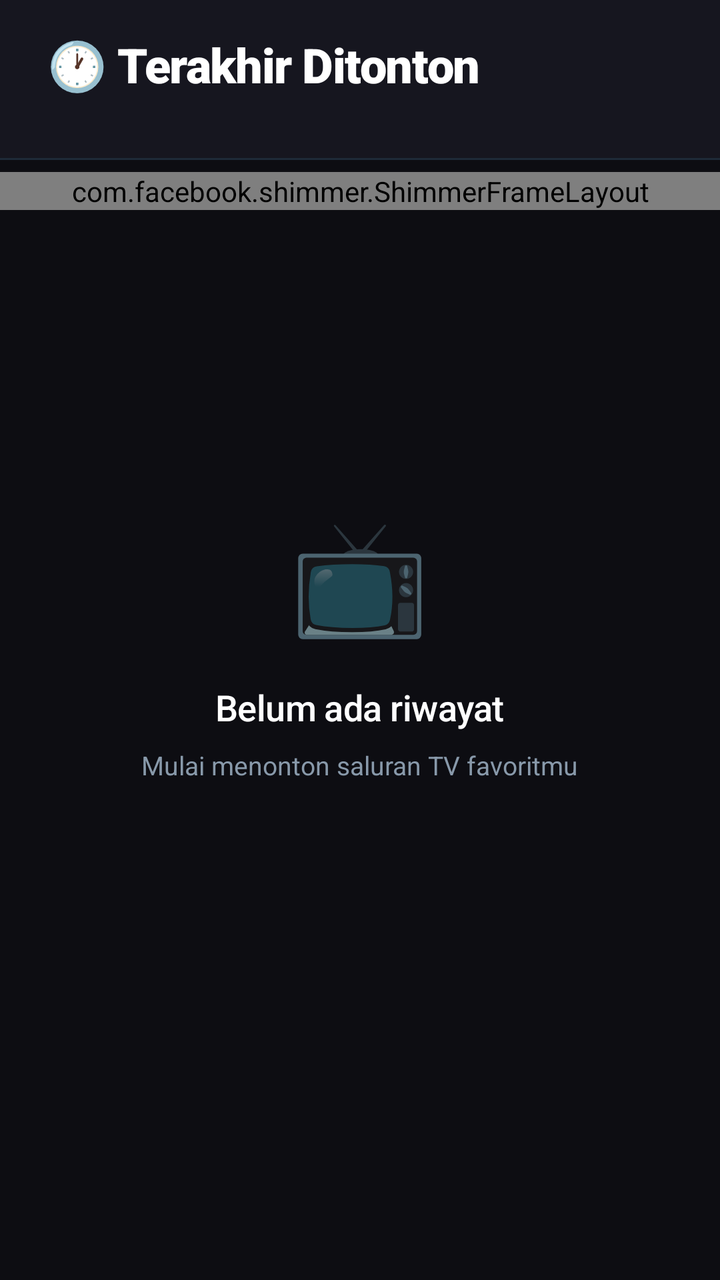
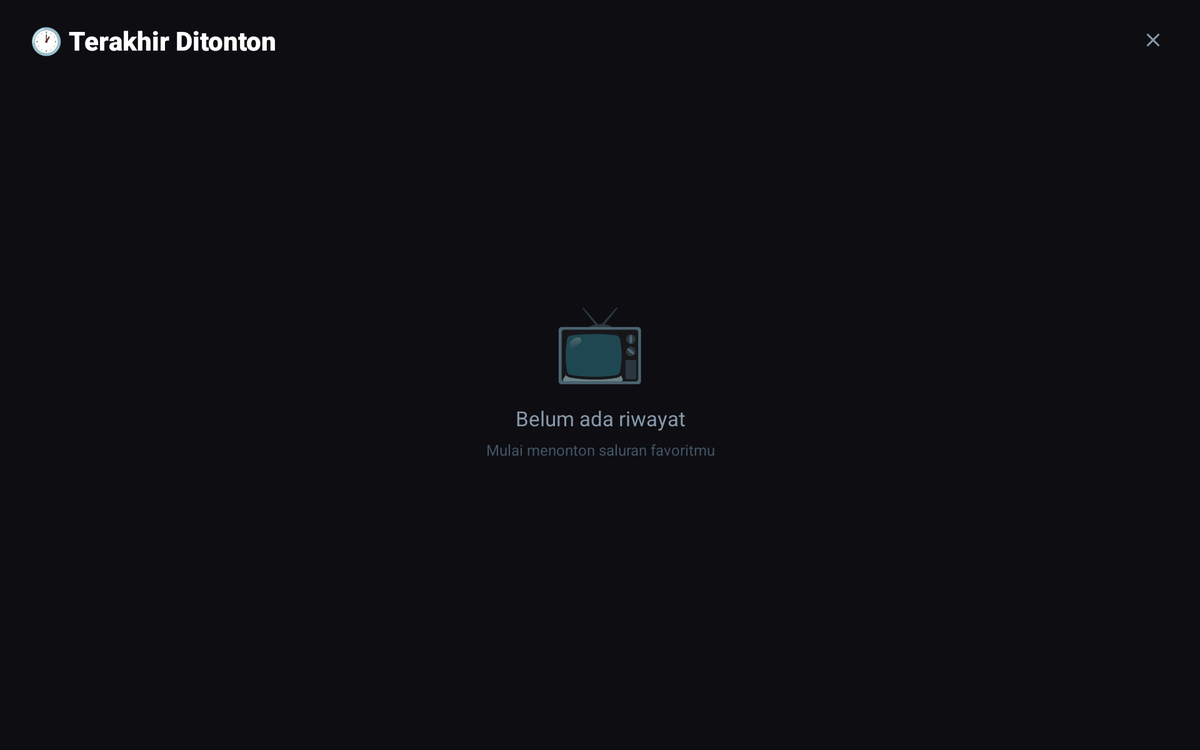

Compare how this app lays out the same screen by default and in its alternative resource folder. The renders come first, then the two layout files and the values they reference.
<!-- AndroidManifest.xml: application theme Theme.OrbixTV -->
<!-- res/layout/fragment_recent.xml -->
<?xml version="1.0" encoding="utf-8"?>
<FrameLayout
    xmlns:android="http://schemas.android.com/apk/res/android"
    android:layout_width="match_parent"
    android:layout_height="match_parent"
    android:background="@color/bg_dark">

    <LinearLayout
        android:layout_width="match_parent"
        android:layout_height="match_parent"
        android:orientation="vertical">

        
        <LinearLayout
            android:layout_width="match_parent"
            android:layout_height="wrap_content"
            android:orientation="vertical"
            android:background="@color/bg_surface">

            <LinearLayout
                android:layout_width="match_parent"
                android:layout_height="wrap_content"
                android:orientation="horizontal"
                android:gravity="center_vertical"
                android:paddingHorizontal="@dimen/content_padding"
                android:paddingTop="16dp"
                android:paddingBottom="14dp">

                <LinearLayout
                    android:layout_width="0dp"
                    android:layout_height="wrap_content"
                    android:layout_weight="1"
                    android:orientation="vertical">

                    <TextView
                        android:id="@+id/tv_recent_title"
                        android:layout_width="wrap_content"
                        android:layout_height="wrap_content"
                        android:text="@string/recent_title"
                        android:textColor="@color/white"
                        android:textSize="24sp"
                        android:fontFamily="sans-serif-black"
                        android:letterSpacing="-0.02" />

                    <TextView
                        android:id="@+id/tv_recent_count"
                        android:layout_width="wrap_content"
                        android:layout_height="wrap_content"
                        android:textColor="@color/text_secondary"
                        android:textSize="11sp"
                        android:layout_marginTop="2dp" />
                </LinearLayout>

                <ImageButton
                    android:id="@+id/btn_clear_history"
                    android:layout_width="@dimen/touch_target"
                    android:layout_height="@dimen/touch_target"
                    android:src="@drawable/ic_close"
                    android:background="?attr/selectableItemBackgroundBorderless"
                    android:tint="@color/text_secondary"
                    android:contentDescription="@string/clear_history"
                    android:visibility="gone" />
            </LinearLayout>

            <View
                android:layout_width="match_parent"
                android:layout_height="1dp"
                android:background="@color/divider" />

        </LinearLayout>

        
        <com.facebook.shimmer.ShimmerFrameLayout
            android:id="@+id/shimmer_recent"
            android:layout_width="match_parent"
            android:layout_height="wrap_content"
            android:layout_marginTop="6dp"
            android:visibility="visible">

            <LinearLayout
                android:layout_width="match_parent"
                android:layout_height="wrap_content"
                android:orientation="vertical"
                android:paddingTop="4dp">

                <include layout="@layout/item_channel_skeleton" />
                <include layout="@layout/item_channel_skeleton" />
                <include layout="@layout/item_channel_skeleton" />
                <include layout="@layout/item_channel_skeleton" />

            </LinearLayout>
        </com.facebook.shimmer.ShimmerFrameLayout>

        <androidx.recyclerview.widget.RecyclerView
            android:id="@+id/rv_recent"
            android:layout_width="match_parent"
            android:layout_height="0dp"
            android:layout_weight="1"
            android:scrollbars="none"
            android:clipToPadding="false"
            android:paddingTop="6dp"
            android:paddingBottom="80dp"
            android:visibility="gone" />
    </LinearLayout>

    
    <LinearLayout
        android:id="@+id/empty_state"
        android:layout_width="wrap_content"
        android:layout_height="wrap_content"
        android:layout_gravity="center"
        android:orientation="vertical"
        android:gravity="center"
        android:paddingHorizontal="40dp">

        <TextView
            android:layout_width="wrap_content"
            android:layout_height="wrap_content"
            android:text="📺"
            android:textSize="56sp" />

        <TextView
            android:layout_width="wrap_content"
            android:layout_height="wrap_content"
            android:layout_marginTop="18dp"
            android:text="@string/recent_empty_title"
            android:textColor="@color/white"
            android:textSize="18sp"
            android:fontFamily="sans-serif-medium"
            android:gravity="center"
            android:letterSpacing="-0.01" />

        <TextView
            android:layout_width="wrap_content"
            android:layout_height="wrap_content"
            android:layout_marginTop="8dp"
            android:text="@string/recent_empty_hint"
            android:textColor="@color/text_secondary"
            android:textSize="13sp"
            android:gravity="center"
            android:lineSpacingMultiplier="1.5" />
    </LinearLayout>

</FrameLayout>
<!-- res/layout/item_channel_skeleton.xml (included above) -->
<?xml version="1.0" encoding="utf-8"?>
<androidx.cardview.widget.CardView
    xmlns:android="http://schemas.android.com/apk/res/android"
    xmlns:app="http://schemas.android.com/apk/res-auto"
    android:layout_width="match_parent"
    android:layout_height="wrap_content"
    android:layout_marginHorizontal="@dimen/channel_item_margin_h"
    android:layout_marginVertical="@dimen/channel_item_margin_v"
    app:cardBackgroundColor="@color/bg_card"
    app:cardCornerRadius="@dimen/channel_card_radius"
    app:cardElevation="0dp">

    <LinearLayout
        android:layout_width="match_parent"
        android:layout_height="wrap_content"
        android:orientation="horizontal"
        android:gravity="center_vertical"
        android:paddingStart="@dimen/channel_item_padding_h"
        android:paddingEnd="14dp"
        android:paddingVertical="@dimen/channel_item_padding_v">

        
        <FrameLayout
            android:layout_width="@dimen/channel_logo_size"
            android:layout_height="@dimen/channel_logo_size">
            <View
                android:layout_width="match_parent"
                android:layout_height="match_parent"
                android:background="@drawable/bg_skeleton_circle"/>
        </FrameLayout>

        <LinearLayout
            android:layout_width="0dp"
            android:layout_height="wrap_content"
            android:layout_weight="1"
            android:layout_marginStart="12dp"
            android:orientation="vertical">

            <View
                android:layout_width="120dp"
                android:layout_height="13dp"
                android:background="@drawable/bg_skeleton"/>

            <View
                android:layout_width="70dp"
                android:layout_height="10dp"
                android:layout_marginTop="6dp"
                android:background="@drawable/bg_skeleton"
                android:alpha="0.55"/>
        </LinearLayout>

        
        <View
            android:layout_width="32dp"
            android:layout_height="18dp"
            android:background="@drawable/bg_skeleton"
            android:alpha="0.45"/>

    </LinearLayout>
</androidx.cardview.widget.CardView>
<!-- resources referenced by this layout -->
<resources>
  <color name="bg_card">#1E1E2C</color>
  <color name="bg_dark">#0D0D12</color>
  <color name="bg_surface">#16161F</color>
  <color name="divider">#1E2A38</color>
  <color name="text_secondary">#8899AA</color>
  <color name="white">#FFFFFF</color>
  <dimen name="channel_card_radius">14dp</dimen>
  <dimen name="channel_item_margin_h">12dp</dimen>
  <dimen name="channel_item_margin_v">4dp</dimen>
  <dimen name="channel_item_padding_h">18dp</dimen>
  <dimen name="channel_item_padding_v">14dp</dimen>
  <dimen name="channel_logo_size">60dp</dimen>
  <dimen name="content_padding">24dp</dimen>
  <dimen name="touch_target">52dp</dimen>
  <!-- drawable bg_skeleton (drawable) -->
  <?xml version="1.0" encoding="utf-8"?>
  <shape xmlns:android="http://schemas.android.com/apk/res/android">
      <solid android:color="#141E32" />
      <corners android:radius="8dp" />
  </shape>
  <!-- drawable bg_skeleton_circle (drawable) -->
  <?xml version="1.0" encoding="utf-8"?>
  <shape xmlns:android="http://schemas.android.com/apk/res/android"
      android:shape="oval">
      <solid android:color="#141E32" />
  </shape>
  <!-- drawable ic_close (drawable) -->
  <vector xmlns:android="http://schemas.android.com/apk/res/android" android:width="24dp" android:height="24dp" android:viewportWidth="24" android:viewportHeight="24">
    <path android:fillColor="#99AABB" android:pathData="M19,6.41L17.59,5 12,10.59 6.41,5 5,6.41 10.59,12 5,17.59 6.41,19 12,13.41 17.59,19 19,17.59 13.41,12z"/>
  </vector>
  <string name="clear_history">Hapus riwayat</string>
  <string name="recent_empty_hint">Mulai menonton saluran TV favoritmu</string>
  <string name="recent_empty_title">Belum ada riwayat</string>
  <string name="recent_title">🕐 Terakhir Ditonton</string>
  <style name="Theme.OrbixTV" parent="Theme.MaterialComponents.DayNight.NoActionBar">
          <item name="colorPrimary">@color/accent_blue</item>
          <item name="colorPrimaryDark">@color/bg_dark</item>
          <item name="colorAccent">@color/accent_blue</item>
          <item name="android:windowBackground">@color/bg_dark</item>
          <item name="android:statusBarColor">@color/bg_surface</item>
          <item name="android:navigationBarColor">@color/bg_surface</item>
          <item name="android:textColorPrimary">@color/white</item>
          <item name="android:textColorSecondary">@color/text_secondary</item>
      </style>
  <color name="accent_blue">#4D9EFF</color>
</resources>
<!-- res/layout-sw720dp/fragment_recent.xml (the repository's variant of the layout above) -->
<!-- drawn on a large tablet held sideways -->
<?xml version="1.0" encoding="utf-8"?>
<FrameLayout
    xmlns:android="http://schemas.android.com/apk/res/android"
    android:layout_width="match_parent"
    android:layout_height="match_parent"
    android:background="@color/bg_dark">

    <LinearLayout
        android:layout_width="match_parent"
        android:layout_height="match_parent"
        android:orientation="vertical">

        
        <LinearLayout
            android:layout_width="match_parent"
            android:layout_height="wrap_content"
            android:orientation="horizontal"
            android:gravity="center_vertical"
            android:layout_marginStart="32dp"
            android:layout_marginEnd="32dp"
            android:layout_marginTop="24dp"
            android:layout_marginBottom="12dp">

            <TextView
                android:id="@+id/tv_recent_title"
                android:layout_width="0dp"
                android:layout_height="wrap_content"
                android:layout_weight="1"
                android:text="🕐 Terakhir Ditonton"
                android:textColor="@color/white"
                android:textSize="28sp"
                android:fontFamily="sans-serif-black" />

            
            <TextView
                android:id="@+id/tv_recent_count"
                android:layout_width="wrap_content"
                android:layout_height="wrap_content"
                android:textColor="@color/text_secondary"
                android:textSize="14sp"
                android:layout_marginEnd="8dp" />

            
            <ImageButton
                android:id="@+id/btn_clear_history"
                android:layout_width="36dp"
                android:layout_height="36dp"
                android:src="@drawable/ic_close"
                android:background="?attr/selectableItemBackgroundBorderless"
                android:tint="@color/text_secondary"
                android:contentDescription="Hapus riwayat" />
        </LinearLayout>

        <androidx.recyclerview.widget.RecyclerView
            android:id="@+id/rv_recent"
            android:layout_width="match_parent"
            android:layout_height="0dp"
            android:layout_weight="1"
            android:paddingHorizontal="16dp"
            android:clipToPadding="false"
            android:focusable="true"
            android:focusableInTouchMode="true"
            android:descendantFocusability="afterDescendants"
            android:defaultFocusHighlightEnabled="false"
            android:visibility="gone" />
    </LinearLayout>

    <LinearLayout
        android:id="@+id/empty_state"
        android:layout_width="wrap_content"
        android:layout_height="wrap_content"
        android:layout_gravity="center"
        android:orientation="vertical"
        android:gravity="center">

        <TextView
            android:layout_width="wrap_content"
            android:layout_height="wrap_content"
            android:text="📺"
            android:textSize="80sp" />

        <TextView
            android:layout_width="wrap_content"
            android:layout_height="wrap_content"
            android:layout_marginTop="16dp"
            android:text="Belum ada riwayat"
            android:textColor="@color/text_secondary"
            android:textSize="22sp"
            android:gravity="center" />

        <TextView
            android:layout_width="wrap_content"
            android:layout_height="wrap_content"
            android:layout_marginTop="8dp"
            android:text="Mulai menonton saluran favoritmu"
            android:textColor="@color/text_hint"
            android:textSize="16sp"
            android:gravity="center" />
    </LinearLayout>

</FrameLayout>
<!-- resources referenced by the variant -->
<!-- as a large tablet held sideways resolves them -->
<resources>
  <color name="bg_dark">#0D0D12</color>
  <color name="text_hint">#445566</color>
  <color name="text_secondary">#8899AA</color>
  <color name="white">#FFFFFF</color>
  <!-- drawable ic_close (drawable) -->
  <vector xmlns:android="http://schemas.android.com/apk/res/android" android:width="24dp" android:height="24dp" android:viewportWidth="24" android:viewportHeight="24">
    <path android:fillColor="#99AABB" android:pathData="M19,6.41L17.59,5 12,10.59 6.41,5 5,6.41 10.59,12 5,17.59 6.41,19 12,13.41 17.59,19 19,17.59 13.41,12z"/>
  </vector>
  <style name="Theme.OrbixTV" parent="Theme.MaterialComponents.DayNight.NoActionBar">
          <item name="colorPrimary">@color/accent_blue</item>
          <item name="colorPrimaryDark">@color/bg_dark</item>
          <item name="colorAccent">@color/accent_blue</item>
          <item name="android:windowBackground">@color/bg_dark</item>
          <item name="android:statusBarColor">@color/bg_surface</item>
          <item name="android:navigationBarColor">@color/bg_surface</item>
          <item name="android:textColorPrimary">@color/white</item>
          <item name="android:textColorSecondary">@color/text_secondary</item>
      </style>
  <color name="accent_blue">#4D9EFF</color>
  <color name="bg_surface">#16161F</color>
</resources>
